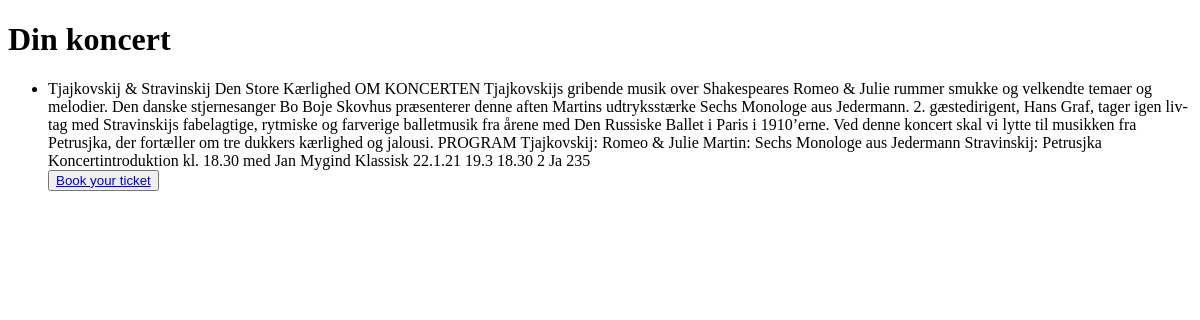
/chosenConcert?concertID=1, run on an earlier commit of the app's database.
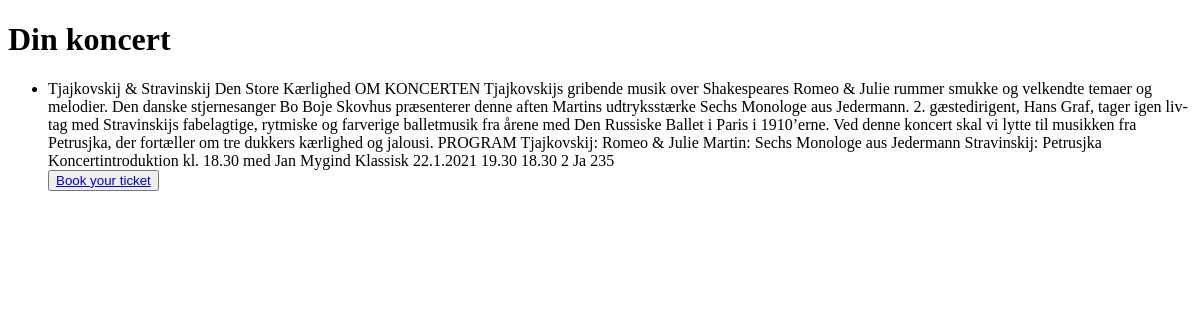
And on a later commit of the database.
### tables this page shows
CREATE TABLE concerts (Koncert_ID NUMERIC, Koncert TEXT, Beskrivelse TEXT, Genre1 TEXT, Genre2 TEXT, Spillested TEXT, Dato NUMERIC, Koncert_starter TEXT, Doerene_aabner TEXT, Varighed TEXT, Pause_incl_drikkevarer TEXT, Pris NUMERIC, Sal TEXT, Stoerrelse_paa_sal NUMERIC, Pladser TEXT, Billede IMAGE, Adresse TEXT, Telefon NUMERIC, Email TEXT);

### myBooking/concerts.py (the view)
@app.route("/chosenConcert")
def chosenConcert():
    concertID = request.args.get('concertID') #Gets the date from the URL
    db = sqlite3.connect("concerts.db", isolation_level=None) #Connect database to HTML
    db_cursor = db.cursor() #Connect to database
    rows = db_cursor.execute("SELECT * FROM concerts where Koncert_Id=?", (concertID,)) #Find the concerts matching the criteria genre, date, etc.
    return render_template("Concert.html", rows=rows) #Return pop - her skal jeg undersøge hvordan man gør overskriften dynamisk

### myBooking/templates/Concert.html (shortened to what this page needs)
<!DOCTYPE html>
<html lang="en">
<head>
</head>
<body>
    <h1>Din koncert</h1>
    <ul>
        {% for row in rows %}
        <li>
            {{ row[1] }} {{ row[2] }} {{ row[3] }} {{ row[6] }} {{ row[7] }} {{ row[8] }} {{ row[9] }} {{ row[10] }} {{ row[11] }}
        </li>
        <button><a href=/booking?concertID={{row[0]}}>Book your ticket</a></button>
        {% endfor %}
    </ul>
</body>
</html>

What changed in the data, as far as the page shows it:
changed concerts "Tjajkovskij & Stravinskij": Dato "22.1.21" → "22.1.2021"; Koncert_starter "19.3" → "19.30"
